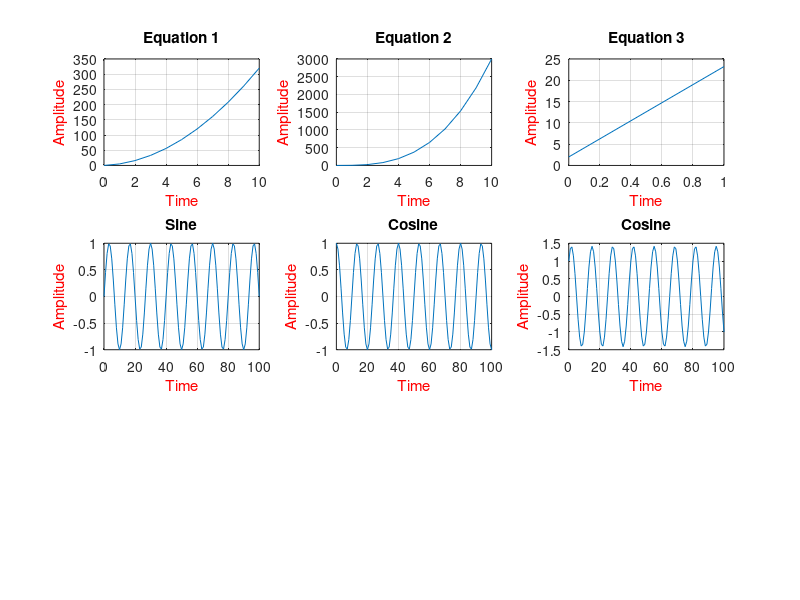

MATLAB code to generate this figure:
%----------y=2t+3t^2-------
t=0:10;
y=2.*t+3.*t.^2;
subplot(3,3,1);
plot(t,y);
xlabel('Time','color','r');
ylabel('Amplitude','color','r');
title('Equation 1');
grid on;
%----------y=3t^3-------
t=0:10;
y=3.*t.^3;
subplot(3,3,2);
plot(t,y);
xlabel('Time','color','r');
ylabel('Amplitude','color','r');
title('Equation 2');
grid on;
%----------y=e^3t+e^-2t+3t-------
t=0:1;
y=exp(3.*t)+exp(-2.*t)+3.*t;
subplot(3,3,3);
plot(t,y);
xlabel('Time','color','r');
ylabel('Amplitude','color','r');
title('Equation 3');
grid on;
%----------y1=sin2pift-------
t=0:100;
f=0.075;
y1=sin(2*pi*f.*t);
subplot(3,3,4);
plot(t,y1);
xlabel('Time','color','r');
ylabel('Amplitude','color','r');
title('Sine');
grid on;
%----------y2=cos2pift-------
t=0:100;
f=0.075;
y2=cos(2*pi*f.*t);
subplot(3,3,5);
plot(t,y2);
xlabel('Time','color','r');
ylabel('Amplitude','color','r');
title('Cosine');
grid on;
%----------y=y1+y2-------
y=y1+y2;
subplot(3,3,6);
plot(t,y);
xlabel('Time','color','r');
ylabel('Amplitude','color','r');
title('Cosine');
grid on;